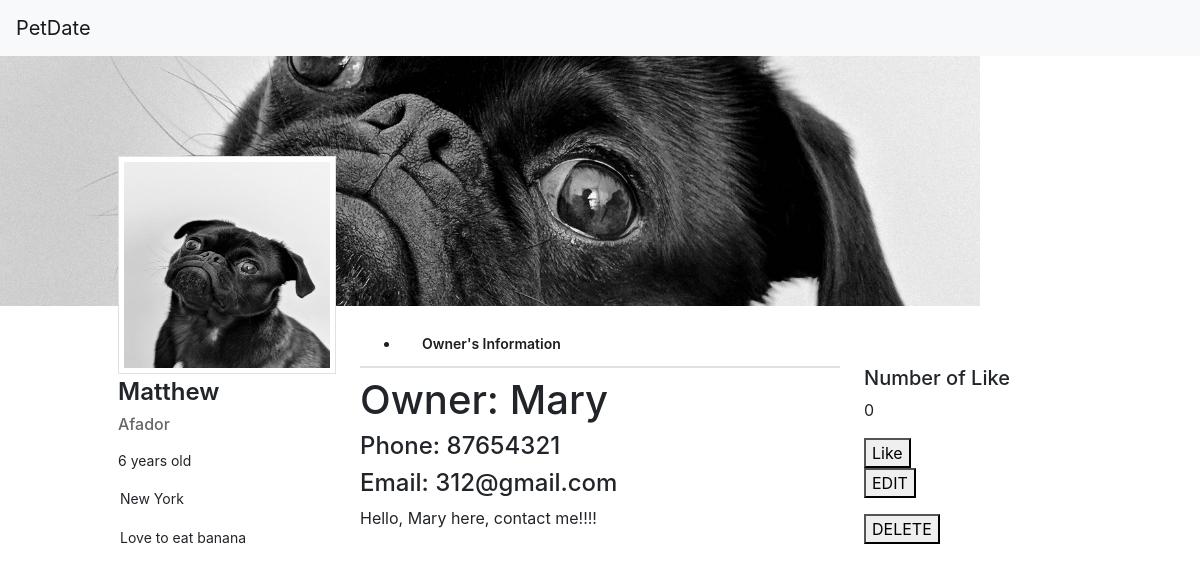
Page /2/ on the committed database.
### home/models.py (models this page shows, shortened)
class Dog(models.Model):
    name = models.CharField(max_length=50)
    photo = models.FileField(upload_to='images/', null=True, verbose_name="")
    breed = models.CharField(max_length=50)
    age = models.CharField(max_length=50)
    favourite_food = models.CharField(max_length=50)
    like = models.IntegerField(default=0)
    owner = models.ForeignKey('Owner', on_delete=models.CASCADE, related_name="owner")
    father = models.ForeignKey('Dog', on_delete=models.CASCADE, blank=True, null=True, related_name="Dad")
    mother = models.ForeignKey('Dog', on_delete=models.CASCADE, blank=True, null=True, related_name="Mom")

class Owner(models.Model):
    name = models.CharField(max_length=50)
    phone = models.CharField(max_length=50)
    email = models.CharField(max_length=50)
    msg = models.TextField(max_length=200)
    location = models.CharField(max_length=50)

### home/views.py (the view)
# urls.py: path('<int:dog_id>/', views.detail, name='detail'),
def detail(request, dog_id):
    dog = Dog.objects.get(pk=dog_id)
    template = loader.get_template('home/dog_detail.html')
    context = {
        'dog': dog,
        'father': dog.father,
        'mother': dog.mother,
        'owner': dog.owner
    }
    return HttpResponse(template.render(context, request))

### templates/home/dog_detail.html (shortened to what this page needs)
<html>
    <head>
            <link rel="stylesheet" href="https://maxcdn.bootstrapcdn.com/bootstrap/4.3.1/css/bootstrap.min.css">
            {% load static %}
            <link rel="stylesheet" type="text/css" href="{% static 'detailPage/style.css'%}">
    </head>
    <body>
            <nav class="navbar navbar-light bg-light">
                    <a class="navbar-brand" href="{%url 'home'%}">
                      PetDate
                    </a>
            </nav>
            <div class="cover-photo"><img src="{{ dog.photo.url }}" alt="" style="object-fit: cover;"/></div>
            <div class="body">
              <section class="left-col user-info">
                <div class="profile-avatar">
                        <img src="{{ dog.photo.url }}" alt=""/>
                </div>
                <h1>{{dog.name}}</h1>
                <h2>{{dog.breed}}</h2>
                <div class="meta">
                    <p>{{dog.age}} years old</p>
                    <p><i class="fa fa-fw fa-map-marker"></i> {{dog.owner.location}}</p>
                    <p><i class="fa fa-fw fa-link"></i>Love to eat {{dog.favourite_food}}</p>
                </div>
              </section>
              <section class="section center-col content">
                <nav class="profile-nav">
                  <ul>
                    <li class="active" id="ownerTag">Owner's Information</li>
                  </ul>
                </nav>
                <div id="ownerInfo" class="owner_info">
                    <h1>Owner: {{dog.owner.name}}</h1>
                    <h4 class="contact_info">Phone: {{dog.owner.phone}}</h4>
                    <h4>Email: {{dog.owner.email}}</h4>
                    <div class="msgBox"><p>{{dog.owner.msg}}</p></div>
                </div>
              </section>
              <section class="right-col">
                <h5>Number of Like</h5>
                <p>{{dog.like}}</p>
                <button><a href="/{{dog.id}}/like">Like</a></button>
                <form action="{% url 'editDog' pk=dog.id %}" method="post">{% csrf_token %}<button type="submit">EDIT</button></form>
                <form action="{% url 'deleteDog' pk=dog.id %}" method="post">{% csrf_token %}<button type="submit">DELETE</button></form>
              </section>
            </div>
    </body>
</html>

### home/static/detailPage/style.css (style rules this page uses)
html { font-family: "proxima-nova",sans-serif; }
*, *:before, *:after { -moz-box-sizing: border-box; -webkit-box-sizing: border-box; box-sizing: border-box; }
html, html a { -webkit-font-smoothing: antialiased !important; text-shadow: 1px 1px 1px rgba(0, 0, 0, 0.004); }
a { text-decoration: none; color: inherit; }
.cover-photo img { object-fit: cover; width: 980px; height: 250px; margin: 0 auto; background-color: #f5f5f5; position: relative; z-index: 1; }
.body { width: 980px; margin: 0 auto; z-index: 4; position: relative; }
.left-col, .right-col { width: 226px; float: left; min-height: 400px; position: relative; }
.left-col { margin-right: 24px; position: relative; top: -150px; left: 8px; }
.center-col { float: left; width: 480px; margin-right: 24px; min-height: 400px; }
.right-col { padding-top: 60px; }
.user-info h1 { font-size: 24px; font-weight: 600; line-height: 1.2; padding-top: 4px; }
.user-info h2 { color: #666; font-size: 16px; }
.user-info .meta { padding: 8px 0; font-size: 14px; }
.user-info .meta p { line-height: 1.6; }
.user-info .meta i { font-size: 0.95em; padding-right: 2px; }
.profile-avatar { width: 218px; height: 218px; border: 1px solid #e1e1e1; background-color: #fff; right: 0; }
.profile-avatar img { width: 206px; height: 206px; margin: 5px; }
.profile-nav { height: 46px; background-color: white; border-bottom: 2px solid #E1E1E1; margin-bottom: 8px; }
.profile-nav ul > li { color: #999; font-size: 14px; float: left; line-height: 44px; font-weight: 600; padding: 0 22px; cursor: pointer; }
.profile-nav li.active { color: #1E1E1E; }

### rows in the picture
Dog: photo (picture), name "Matthew", breed "Afador", age "6", owner.location "New York", favourite_food "banana", owner.name "Mary", owner.phone "87654321", owner.email "312@gmail.com", owner.msg "Hello, Mary here, contact me!!!!", like "0"
